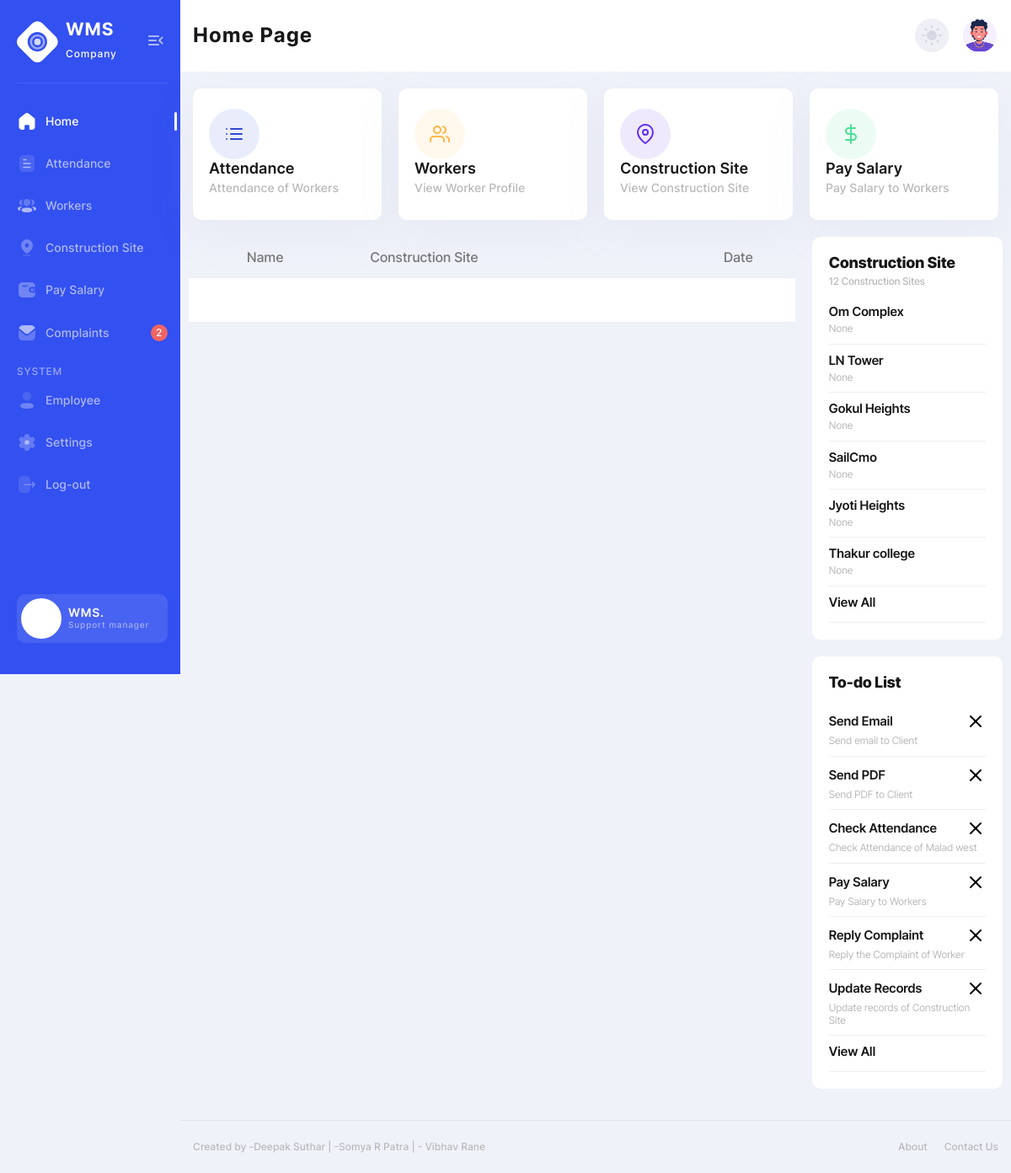
The app's page / (signed in) with its own data.
### admpage/models.py (models this page shows, shortened)
class Site(models.Model):
    STATUS =(
        ('Active','Active'),
        ('Unactive','Unactive'),
        ('Finished','Finished',),
    )
    sname = models.CharField(max_length=200,null=True)
    status = models.CharField(max_length=10,null=True,choices=STATUS)
    location = models.CharField(max_length=300,null=True)
    city = models.CharField(max_length=100,null=True)
    contact = models.CharField(max_length=20,null=True)

### admpage/views.py (the view)
@login_required(login_url='emplog')
def ind(request):
    att = Attendance.objects.all().order_by('-ada','-atim')[:10]
    con = Site.objects.all()[:6]
    cnt = Site.objects.all().count()
    cont = {'att':att, 'con':con, 'cnt':cnt}
    return render(request, "index.html",cont)

### templates/index.html (shortened to what this page needs)
{% load static %}
<!DOCTYPE html>
<html lang="en">
<head>
  <link rel="stylesheet" href="{% static 'css/style.css' %}">
</head>
<body>
<div class="page-flex">
  <aside class="sidebar">
    <div class="sidebar-start">
        <div class="sidebar-head">
            <a href="/" class="logo-wrapper" title="Home">
                <span class="icon logo" aria-hidden="true"></span>
                <div class="logo-text">
                    <span class="logo-title">WMS</span>
                    <span class="logo-subtitle">Company</span>
                </div>
            </a>
            <button class="sidebar-toggle transparent-btn" title="Menu" type="button">
                <span class="icon menu-toggle" aria-hidden="true"></span>
            </button>
        </div>
        <div class="sidebar-body">
            <ul class="sidebar-body-menu">
                <li>
                    <a class="active" href="/home"><span class="icon home" aria-hidden="true"></span>Home</a>
                </li>
                <li>
                    <a class=" " href="attendance">
                        <span class="icon document" aria-hidden="true"></span>Attendance
                    </a>
                </li>
                <li>
                    <a class=" " href="/workers">
                        <span class="icon user-3" aria-hidden="true"></span>Workers
                    </a>
                </li>
                <li>
                    <a class=" " href="/construction">
                        <span class="icon location" aria-hidden="true"></span>Construction Site
                    </a>
                </li>
                <li>
                    <a class=" " href="/paysalary">
                        <span class="icon wallet" aria-hidden="true"></span>Pay Salary
                    </a>
                </li>
                <li>
                    <a class=" " href="/complaints">
                        <span class="icon message" aria-hidden="true"></span>Complaints
                    </a>
                    <span class="msg-counter">2</span>
                </li>
            </ul>
            <span class="system-menu__title">system</span>
            <ul class="sidebar-body-menu">
                <li>
                    <a class=" " href="/empreg">
                        <span class="icon profile" aria-hidden="true"></span>Employee
                    </a>
                </li>
                <li>
                    <a href="##"><span class="icon setting" aria-hidden="true"></span>Settings</a>
                </li>
                <li>
                  <a href="{% url 'logout' %}"><span class="icon log-out" aria-hidden="true"></span>Log-out</a>
                </li>
            </ul>
        </div>
    </div>
    <div class="sidebar-footer">
        <a href="##" class="sidebar-user">
            <span class="sidebar-user-img">
            </span>
            <div class="sidebar-user-info">
                <span class="sidebar-user__title">WMS.</span>
                <span class="sidebar-user__subtitle">Support manager</span>
            </div>
        </a>
    </div>
</aside>
  <div class="main-wrapper">
    <nav class="main-nav--bg">
  <div class="container main-nav">
    <div class="main-nav-start">
      <div class="search-wrapper">
        <h2 class="main-title">Home Page</h2>
      </div>
    </div>
    <div class="main-nav-end">
      <button class="theme-switcher gray-circle-btn" type="button" title="Switch theme">
        <i class="sun-icon" data-feather="sun" aria-hidden="true"></i>
      </button>
      <div class="nav-user-wrapper">
        <button href="##" class="nav-user-btn dropdown-btn" title="My profile" type="button">
          <span class="nav-user-img">
            <picture><source srcset="{% static 'img/avatar/avatar-illustrated-02.webp' %}" type="image/webp"><img src="{% static 'img/avatar/avatar-illustrated-02.png' %}" alt="User name"></picture>
          </span>
        </button>
      </div>
    </div>
  </div>
</nav>
    <main class="main users chart-page" id="skip-target">
      <div class="container">
        <div class="row stat-cards">
          <div class="col-md-6 col-xl-3">
            <a href="/attendance">
            <article class="stat-cards-item">
              <div class="stat-cards-icon primary">
                <i data-feather="list" aria-hidden="true"></i>
              </div>
              <div class="stat-cards-info">
                <p class="stat-cards-info__name">Attendance</p>
                <p class="stat-cards-info__title">Attendance of Workers</p>
              </div>
            </article>
            </a>
          </div>
          <div class="col-md-6 col-xl-3">
            <a href="/workers">
            <article class="stat-cards-item">
              <div class="stat-cards-icon warning">
                <i data-feather="users" aria-hidden="true"></i>
              </div>
              <div class="stat-cards-info">
                <p class="stat-cards-info__name">Workers</p>
                <p class="stat-cards-info__title">View Worker Profile</p>
              </div>
            </article>
            </a>
          </div>
          <div class="col-md-6 col-xl-3">
            <a href="/construction">
            <article class="stat-cards-item">
              <div class="stat-cards-icon purple">
                <i data-feather="map-pin" aria-hidden="true"></i>
              </div>
              <div class="stat-cards-info">
                <p class="stat-cards-info__name">Construction Site</p>
                <p class="stat-cards-info__title">View Construction Site</p>
              </div>
            </article>
            </a>
          </div>
          <div class="col-md-6 col-xl-3">
            <a href="/paysalary">
            <article class="stat-cards-item">
              <div class="stat-cards-icon success">
                <i data-feather="dollar-sign" aria-hidden="true"></i>
              </div>
              <div class="stat-cards-info">
                <p class="stat-cards-info__name">Pay Salary</p>
                <p class="stat-cards-info__title">Pay Salary to Workers</p>
              </div>
            </article>
            </a>
          </div>
        </div>
        <div class="row">
          <div class="col-lg-9">
            <div class="users-table table-wrapper">
              <table class="posts-table">
                <thead>
                  <tr class="users-table-info">
                    <th></th>
                    <th>Name</th>
                    <th>Construction Site</th>
                    <th>Date</th>
                  </tr>
                </thead>
                <tbody>
                  <tr>
                    <td></td>
                    <td></td>
                    <td></td>
                    <td></td>
                  </tr>
                </tbody>
              </table>
            </div>
          </div>
          <div class="col-lg-3">
            <article class="white-block">
              <div class="top-cat-title">
                <h3>Construction Site</h3>
                <p>{{cnt}} Construction Sites</p>
              </div>
              <ul class="top-cat-list">
                {% for c in con %}
                <li>
                  <a href="{% url 'construction_site_profile' c.id %}" >
                    <div class="top-cat-list__title">
                      {{c.sname}}
                    </div>
                    <div class="top-cat-list__subtitle">
                      {{c.city}}
                    </div>
                  </a>
                </li>
                {% endfor %}
                <li>
                  <a href="/construction">
                    <div class="top-cat-list__title">
                      <span>View All</span>
                    </div>
                  </a>
                </li>
              </ul>
            </article>
            <article class="white-block">
              <div class="top-cat-title">
                <h3>To-do List</h3>
              </div>
              <ul class="top-cat-list">
                <li>
                  <a href="##">
                    <div class="top-cat-list__title">
                      Send Email <span class="icon x" aria-hidden="true"></span>
                    </div>
                    <div class="top-cat-list__subtitle">
                      Send email to Client
                    </div>
                  </a>
                </li>
                <li>
                  <a href="##">
                    <div class="top-cat-list__title">
                      Send PDF <span class="icon x" aria-hidden="true"></span>
                    </div>
                    <div class="top-cat-list__subtitle">
                      Send PDF to Client
                    </div>
                  </a>
                </li>
                <li>
                  <a href="##">
                    <div class="top-cat-list__title">
                      Check Attendance <span class="icon x" aria-hidden="true"></span>
                    </div>
                    <div class="top-cat-list__subtitle">
                      Check Attendance of Malad west
                    </div>
                  </a>
                </li>
                <li>
                  <a href="##">
                    <div class="top-cat-list__title">
                      Pay Salary <span class="icon x" aria-hidden="true"></span>
                    </div>
                    <div class="top-cat-list__subtitle">
                      Pay Salary to Workers
                    </div>
                  </a>
                </li>
                <li>
                  <a href="##">
                    <div class="top-cat-list__title">
                      Reply Complaint <span class="icon x" aria-hidden="true"></span>
                    </div>
                    <div class="top-cat-list__subtitle">
                      Reply the Complaint of Worker
                    </div>
                  </a>
                </li>
                <li>
                  <a href="##">
                    <div class="top-cat-list__title">
                      Update Records <span class="icon x" aria-hidden="true"></span>
                    </div>
                    <div class="top-cat-list__subtitle">
                      Update records of Construction Site
                    </div>
                  </a>
                </li>
                <li>
                  <a href="##">
                    <div class="top-cat-list__title">
                      <span>View All</span>
                    </div>
                  </a>
                </li>
              </ul>
            </article>
          </div>
        </div>
      </div>
    </main>
    <footer class="footer">
  <div class="container footer--flex">
    <div class="footer-start">
      <p>Created by -Deepak Suthar | -Somya R Patra | - Vibhav Rane</p>
    </div>
    <ul class="footer-end">
      <li><a href="##">About</a></li>
      <li><a href="##">Contact Us</a></li>
    </ul>
  </div>
</footer>
  </div>
</div>
</body>
</html>

### records on screen
Site: sname "Om Complex", city "None"
Site: sname "LN Tower", city "None"
Site: sname "Gokul Heights", city "None"
Site: sname "SailCmo", city "None"
Site: sname "Jyoti Heights", city "None"
Site: sname "Thakur college", city "None"

### other values on screen
{{ cnt }} "12"
